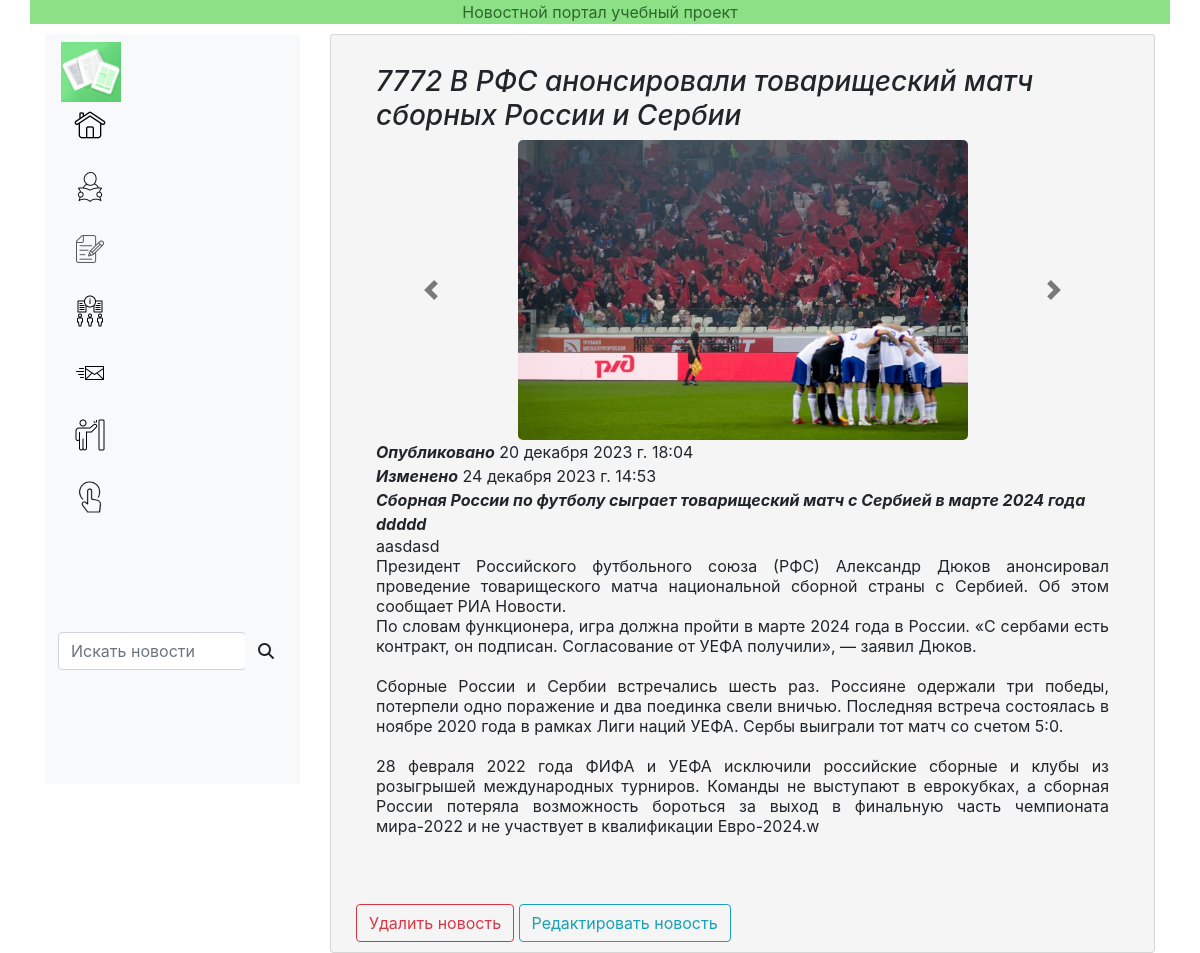
The app's page /news/news/5 with its own data.
### news/models.py (models this page shows, shortened)
class Article(models.Model):
    categories = (('E', 'Экономика'),
                  ('S', 'Наука'),
                  ('IT', 'IT'),
                  ('SP', 'Спорт'),
                  ('N', 'Природа'),
                  ('W', 'Мировые новости'),
                  ('R', 'Региональные новости'),
                  ('C', 'Культура'),
                  ('R', 'Региональные новости'))
    author = models.ForeignKey(User, on_delete=models.SET_NULL, null=True, verbose_name='Автор')
    title = models.CharField('Название', max_length=120, default='')
    anouncement = models.TextField('Аннотация', max_length=250)
    text = models.TextField('Текст новости')
    date = models.DateTimeField('Дата публикации', auto_now_add=True)
    date_change = models.DateTimeField('Дата обновления', auto_now = True)
    category = models.CharField(choices=categories, max_length=20, verbose_name='Категория')
    tags = models.ManyToManyField(to=Tag, blank=True, verbose_name='Тэги')
    status = models.BooleanField(default=True, verbose_name='Статус публикации')
    slug = models.SlugField(verbose_name='Имя в адресной строке')
    objects = models.Manager()
    published = PublishedToday()
    class Meta:
        ordering = ['title','date']
        verbose_name= 'Новость'
        verbose_name_plural='Новости'

class Image(models.Model):
    article = models.ForeignKey(Article, on_delete=models.CASCADE)
    title = models.CharField(max_length=100, blank=True)
    image = models.ImageField(upload_to='article_images/')
    class Meta:
        verbose_name= 'Картинка новости'
        verbose_name_plural='Картинки новостей'

### news/views.py (the view)
# urls.py: path('news/<int:pk>', views.ArticleDetailView.as_view(), name = 'news_detail'),
class ArticleDetailView(DetailView):
    model = Article
    template_name = 'news/news_detail.html'
    context_object_name = 'article'
    def get_context_data(self, **kwargs):
        context = super().get_context_data(**kwargs)
        current_object = self.object
        images = Image.objects.filter(article=current_object)
        context['images'] = images
        return context

### news/templates/news/news_detail.html (shortened to what this page needs)
{% extends 'news/news.html' %}
{% load static %}
{% load bootstrap5 %}
{% block body %}
<link rel="stylesheet" href="https://maxcdn.bootstrapcdn.com/bootstrap/4.0.0/css/bootstrap.min.css"
integrity="sha384-Gn5384xqQ1aoWXA+058RXPxPg6fy4IWvTNh0E263XmFcJlSAwiGgFAW/dAiS6JXm">
<div class="card" style="background-color:#f5f5f5">
    <div class="margins5 paddings5">
        <div class="container-fluid">
            <div class="card-body">
                <h3><em> {{ article.title }} </em> </h3>
                    <div id="carouselExampleIndicators" class="carousel slide" data-ride="carousel">
                        <div class="carousel-inner">
                            {% for image in article.image_set.all %}
                            <div class="carousel-item {% if forloop.counter == 1 %} active {% endif %}">
                                <img class="d-block" src="{{ image.image.url }}"
                                        style="margin:auto; height:300px; width:auto; border-radius:5px;">
                            </div>
                            {% endfor %}
                        </div>
                        <a class="carousel-control-prev" href="#carouselExampleIndicators" role="button" data-slide="prev">
                        <span class="carousel-control-prev-icon" aria-hidden="true"></span>
                        </a>
                        <a class="carousel-control-next" href="#carouselExampleIndicators" role="button" data-slide="next">
                        <span class="carousel-control-next-icon" aria-hidden="true"></span>
                        </a>
                    </div>
                <p1> <i><strong>Опубликовано</strong></i> {{ article.date }} </p1> <br>
                <p1> <i><strong>Изменено</strong></i> {{ article.date_change }} </p1> <br>
                <p1 style="text-align: justify;"> <i><strong>{{ article.anouncement }} </strong></i> </p1> <br>
                <p1 class="content_justify lh-sm" style="text-align: justify;"> {{ article.text }} </p1> <br>
            </div> <br>
        <a class="btn btn-outline-danger" href="{% url 'news_delete' article.pk %}">Удалить новость</a>
        <a class="btn btn-outline-info" href="{% url 'news_update' article.pk %}">Редактировать новость</a>
        </div>
    </div>
</div>
{% endblock %}

### news/templates/news/news.html (shortened to what this page needs)
{% extends 'main/base.html' %}
{% load static %}
{% load bootstrap5 %}
{% load static %}

### main/templates/main/base.html (shortened to what this page needs)
<!DOCTYPE html>
{% load static %}
{% load bootstrap5 %}
{% bootstrap_css %}
<link rel="stylesheet" href="{% static 'main/css/style.css' %}" />
<head>
</head>
<html>
<body>
    <div class="container">
        <div class="body">
            <div class="row margins10">
                {% include 'main/header.html' %}
            </div>
            <div class="row" style="display: flex;">
                    <div class="col-3">
                        <aside class="sticky">
                            {% block navbar %}
                            {% include 'main/navbar.html' %}
                            {% endblock %}
                        </aside>
                    </div>
                    <div class="col-9">
                        {% block body %} {% endblock %}
                    </div>
            </div>
        </div>
    </div>
</body>
</html>

### main/templates/main/header.html (shortened to what this page needs)
<!DOCTYPE html>
<html lang="en">
<head>
</head>
<body>
    <div class="container">
        <div class="row">
            <div class="headfoot">
                <p2> Новостной портал учебный проект</p2>
            </div>
        </div>
    </div>
</body>
</html>

### main/templates/main/navbar.html
{% include 'main/navbar_visible.html' %}

### main/templates/main/navbar_visible.html (shortened to what this page needs)
{% load static %}
{% load bootstrap5 %}
{% bootstrap_css %}
<link rel="stylesheet" href="{% static 'main/css/style.css' %}" />
<link href="https://cdn.jsdelivr.net/npm/bootstrap@5.0.0/dist/css/bootstrap.min.css" rel="stylesheet" >
<link rel="stylesheet" href="https://ajax.googleapis.com/ajax/libs/jqueryui/1.11.4/themes/smoothness/jquery-ui.css">
<div class="navbar">
    <div class="row">
        <div class="col-4 content_center">
          <div>
            <img alt="Иконка меню" class="img-fluid" src="{% static 'main/img/site-logo.png' %}" style="max-width:60px;max-height:60px"/>
          </div>
        </div>
        <div class="col-8 content_center">
        </div>
      </div>
    <div class="row">
            <div class="col-12">
                  <div class="text-left mb-3">
                      <a href="{% url 'main' %}" class="btn btn-light" role="button">
                      <img src="{% static 'main/img/icon-home.png' %}" alt="Иконка домашней страницы" class="navbaricons">
                      <span class="content-to-hide">Домашняя страница</span></a>
                  </div>
                  <div class="text-left mb-3">
                      <a href="{% url 'news' %}"  class="btn btn-light" role="button">
                      <img src="{% static 'main/img/icon-news-reader.png' %}" alt="Иконка просмотра новостей" class="navbaricons">
                      <span class="content-to-hide">Все новости</span></a>
                  </div>
                  {% if request.user.id %}
                    <div class="text-left mb-3">
                        <a href="{% url 'create_article' %}" class="btn btn-light" role="button">
                        <img src="{% static 'main/img/icon-create-article.png' %}" alt="Иконка создания новости" class="navbaricons">
                        <span class="content-to-hide">Предложить новость</span></a>
                    </div>
                  {% else %}
                    <div class="text-left mb-3">
                      <a href="{% url 'login' %}" class="btn btn-light disabled" role="button" disabled>
                      <img src="{% static 'main/img/icon-create-article.png' %}" alt="Иконка создания новости" class="navbaricons">
                      <span class="content-to-hide">Предложить новость</span></a>
                    </div>
                  {% endif %}
                  <div class="text-left mb-3">
                      <a href="{% url 'about' %}" class="btn btn-light" role="button">
                          <img src="{% static 'main/img/icon-about-us.png' %}" alt="Иконка просмотра новостей" class="navbaricons">
                          <span class="content-to-hide">О нас</span></a>
                  </div>
                  <div class="text-left mb-3">
                      <a href="{% url 'contact_page' %}" class="btn btn-light" role="button">
                          <img src="{% static 'main/img/icon-send-mail.png' %}" alt="Иконка письма" class="navbaricons">
                          <span class="content-to-hide">Написать нам</span></a>
                  </div>
                  <div class="text-left mb-3">
                    {% if request.user.id %}
                      <div class="dropdown text-left mb-3">
                        <button class="btn btn-light dropdown-toggle" type="button" data-bs-toggle="dropdown" aria-expanded="false">
                          <img src="{{ request.user.account.account_image.url }}" alt="Иконка пользователя" class="navbaricons">
                          {{ request.user.username }}
                        </button>
                        <ul class="dropdown-menu">
                          <li><a class="dropdown-item" href="#"><img src="{% static 'main/img/user-account_icon.png' %}" alt="Иконка аккаунта пользователя" class="navbaricons">Мой аккаунт</a></li>
                          <li><a class="dropdown-item" href="{% url 'logout' %}"><img src="{% static 'main/img/user-logout.png' %}" alt="Иконка выхода" class="navbaricons">Выход</a></li>
                        </ul>
                      </div>
                    {% else %}
                      <div class="text-left mb-3">
                        <a href="{% url 'login' %}" class="btn btn-light" role="button">
                        <img src="{% static 'main/img/login_picture.png' %}" alt="Иконка входа" class="navbaricons">
                        <span class="content-to-hide">Вход</span></a>
                      </div>
                      <div class="text-left mb-3">
                        <a href="{% url 'registration' %}" class="btn btn-light" role="button">
                        <img src="{% static 'main/img/circle-pad-finger.png' %}" alt="Иконка регистрации" class="navbaricons">
                        <span class="content-to-hide">Регистрация</span></a>
                      </div>
                    {% endif %}
                  </div>
        <br>
        <br>
        <br>
        <br>
        <div class="row">
            <div class="grid gap-0 column-gap-3">
            <div class="input-group rounded">
                <input type="search" input id="search_news" class="form-control rounded " placeholder="Искать новости" aria-label="Искать новости" aria-describedby="search_news" />
                <span class="btn btn-light" id="search_news">
                    <i class="fas fa-search"></i>
                </span>
            </div>
            </div>
        </div>
    </div>
    <br >
</div>

### main/static/main/css/style.css (style rules this page uses)
.headfoot { background-color: #8ce085; color: #2f662b; text-align: center; }
.navbar { position: sticky; align-content: flex-start; background-color: #f8f9fa; padding-right: 10px; padding-left: 10px; min-height: calc(100vh - 50px); }
.sticky { position: sticky; top: 10px; }
.margins10 { margin: 10px; }
.margins5 { margin: 5px; }
.paddings5 { padding: 5px; }
.navbaricons { text-align: center; vertical-align: middle; width:32px; height:auto }
.carousel-control-next-icon, .carousel-control-prev-icon { filter: invert(1); }
.content_center { display: flex; align-items: center; flex-wrap: wrap; }
.content_justify { display: flex; justify-content: space-between; white-space: pre-wrap; flex-wrap: wrap; }

### records on screen
Article: title "7772 В РФС анонсировали товарищеский матч сборных России и Сербии", date "20 декабря 2023 г. 18:04", date_change "24 декабря 2023 г. 14:53", anouncement "Сборная России по футболу сыграет товарищеский матч с Сербией в марте 2024 года ddddd", text "aasdasd Президент Российского футбольного союза (РФС) Александр Дюков анонсировал проведение товарищеского матча национальной сборной страны с Сербией. Об этом сообщает РИА Новости. По словам функционера, игра должна пройти в марте 2024 года в России. «С сербами есть контракт, он подписан. Согласование от УЕФА получили», — заявил Дюков. Сборные России и Сербии встречались шесть раз. Россияне одержали три победы, потерпели одно поражение и два поединка свели вничью. Последняя встреча состоялась в ноябре 2020 года в рамках Лиги наций УЕФА. Сербы выиграли тот матч со счетом 5:0. 28 февраля 2022 года ФИФА и УЕФА исключили российские сборные и клубы из розыгрышей международных турниров. Команды…"
Image: image (picture)
